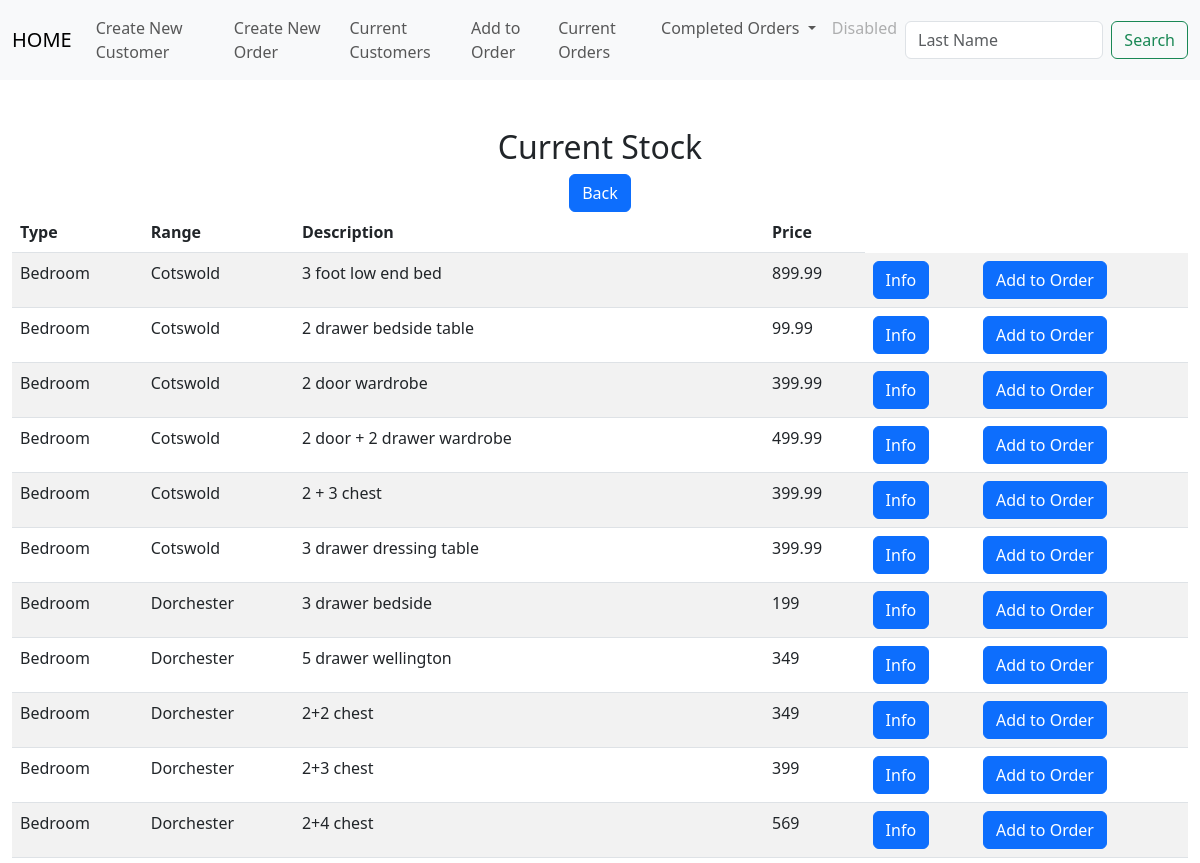
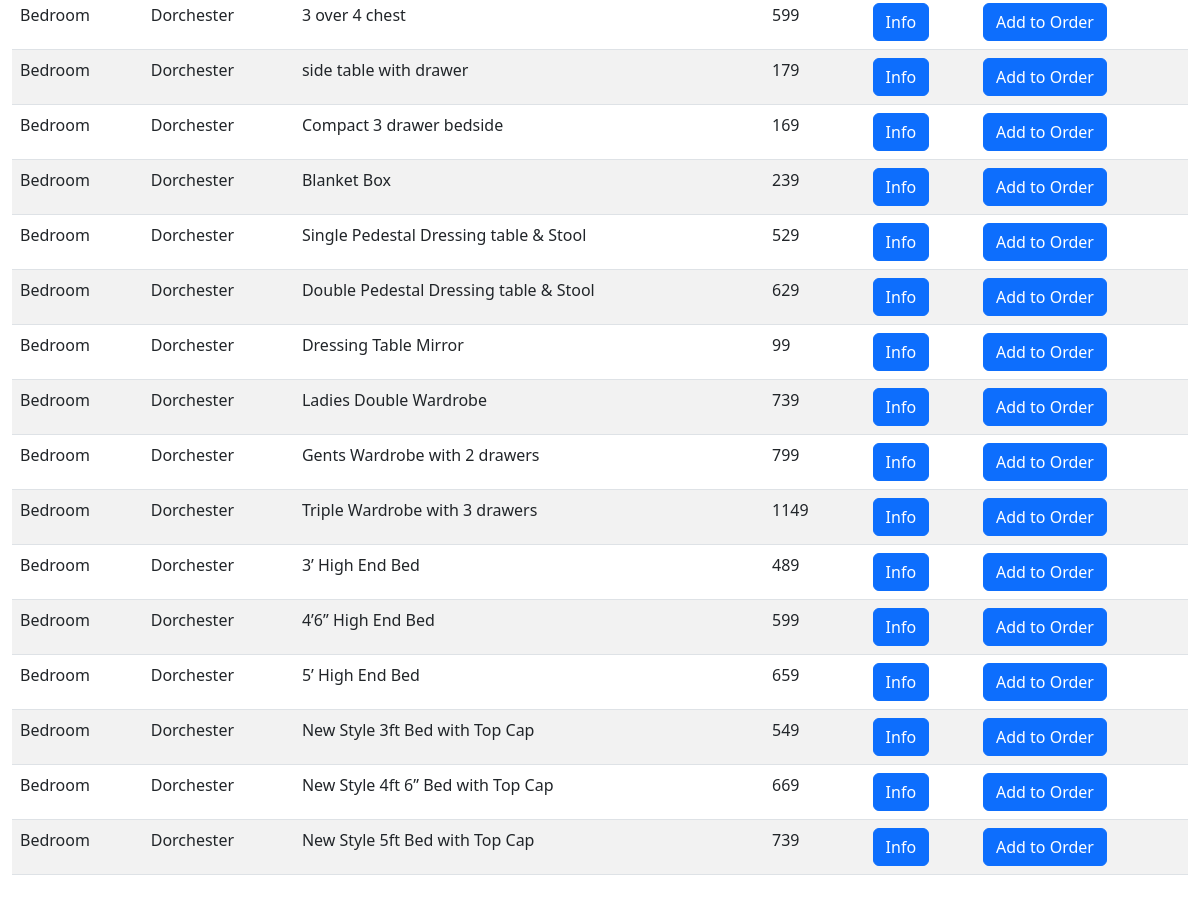
Page /bedroom.html on the committed database (2 pictures, top to bottom).
### tables this page shows
CREATE TABLE stock(item_id INTEGER PRIMARY KEY AUTOINCREMENT NOT NULL, Type TEXT, Range TEXT, Style TEXT, selling_price DECIMAL);

### app.py (the view)
@app.route("/bedroom.html", methods=["GET", "POST"])
def bedroom():
        if request.method == "POST":
            return render_template("stock_list.html")
        if request.method == "GET":
            bedroom = db.execute("SELECT * FROM stock WHERE Type = 'Bedroom' ;")
            return render_template("bedroom.html", bedroom = bedroom)

### app.py (called while the page is built)
@app.after_request
def after_request(response):
    response.headers["Cache-Control"] = "no-cache, no-store, must-revalidate"
    response.headers["Expires"] = 0
    response.headers["Pragma"] = "no-cache"
    return response

### templates/bedroom.html (shortened to what this page needs)
{% extends "layout.html" %}
{% block main %}
<div class="section">
    <h2>Current Stock</h2>
    <form action="/stock_list">
        <td><button class="btn btn-primary" type="submit">Back</button></td>
    </form>
    <table class="table table-striped">
        <thead>
            <tr>
                <th class="text-start">Type</th>
                <th class="text-start">Range</th>
                <th class="text-start">Description</th>
                <th class="text-start">Price</th>
            </tr>
        </thead>
        <tbody>
            {% for row in bedroom %}
            <tr>
                <td class="text-start">{{ row["Type"] }}</td>
                <td class="text-start">{{ row["Range"] }}</td>
                <td class="text-start">{{ row["Style"] }}</td>
                <td class="text-start">{{ row["selling_price"] }}</td>
                <td class="text-start"><button class="btn btn-primary" type="submit">Info</button></td>
                <td class="text-start"><button class="btn btn-primary" type="submit">Add to Order</button></td>
                </tr>
            {% endfor %}
        </tbody>
    </div>
{% endblock %}

### rows in the picture
stock: Type "Bedroom", Range "Cotswold", Style "3 foot low end bed", selling_price "899.99"
stock: Type "Bedroom", Range "Cotswold", Style "2 drawer bedside table", selling_price "99.99"
stock: Type "Bedroom", Range "Cotswold", Style "2 door wardrobe", selling_price "399.99"
stock: Type "Bedroom", Range "Cotswold", Style "2 door + 2 drawer wardrobe", selling_price "499.99"
stock: Type "Bedroom", Range "Cotswold", Style "2 + 3 chest", selling_price "399.99"
stock: Type "Bedroom", Range "Cotswold", Style "3 drawer dressing table", selling_price "399.99"
stock: Type "Bedroom", Range "Dorchester", Style "3 drawer bedside", selling_price "199"
stock: Type "Bedroom", Range "Dorchester", Style "5 drawer wellington", selling_price "349"
stock: Type "Bedroom", Range "Dorchester", Style "2+2 chest", selling_price "349"
stock: Type "Bedroom", Range "Dorchester", Style "2+3 chest", selling_price "399"
stock: Type "Bedroom", Range "Dorchester", Style "2+4 chest", selling_price "569"
stock: Type "Bedroom", Range "Dorchester", Style "3 over 4 chest", selling_price "599"
stock: Type "Bedroom", Range "Dorchester", Style "side table with drawer", selling_price "179"
stock: Type "Bedroom", Range "Dorchester", Style "Compact 3 drawer bedside", selling_price "169"
stock: Type "Bedroom", Range "Dorchester", Style "Blanket Box", selling_price "239"
stock: Type "Bedroom", Range "Dorchester", Style "Single Pedestal Dressing table & Stool", selling_price "529"
stock: Type "Bedroom", Range "Dorchester", Style "Double Pedestal Dressing table & Stool", selling_price "629"
stock: Type "Bedroom", Range "Dorchester", Style "Dressing Table Mirror", selling_price "99"
stock: Type "Bedroom", Range "Dorchester", Style "Ladies Double Wardrobe", selling_price "739"
stock: Type "Bedroom", Range "Dorchester", Style "Gents Wardrobe with 2 drawers", selling_price "799"
stock: Type "Bedroom", Range "Dorchester", Style "Triple Wardrobe with 3 drawers", selling_price "1149"
stock: Type "Bedroom", Range "Dorchester", Style "3’ High End Bed", selling_price "489"
stock: Type "Bedroom", Range "Dorchester", Style "4’6” High End Bed", selling_price "599"
stock: Type "Bedroom", Range "Dorchester", Style "5’ High End Bed", selling_price "659"
stock: Type "Bedroom", Range "Dorchester", Style "New Style 3ft Bed with Top Cap", selling_price "549"
stock: Type "Bedroom", Range "Dorchester", Style "New Style 4ft 6” Bed with Top Cap", selling_price "669"
stock: Type "Bedroom", Range "Dorchester", Style "New Style 5ft Bed with Top Cap", selling_price "739"
